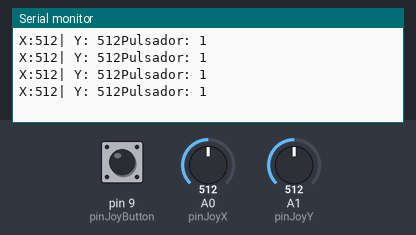
This sketch was run on a simulated Arduino Uno, built with avr-gcc and run on an emulated ATmega328P. On the bench: the last lines printed to the serial monitor. The inputs (shaded band) are chosen by the test bench; at power-on: A0 (pinJoyX) = 512, A1 (pinJoyY) = 512, pin 9 (pinJoyButton) HIGH.

Above: at 1.2 s.
1.3 s: A0 (pinJoyX) set to 716
At 1.73 s:
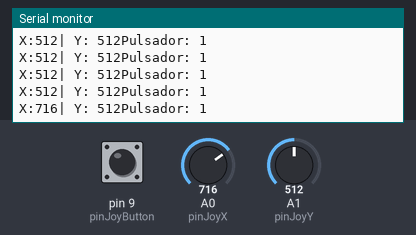
2.8 s: A1 (pinJoyY) set to 716
At 3.14 s:
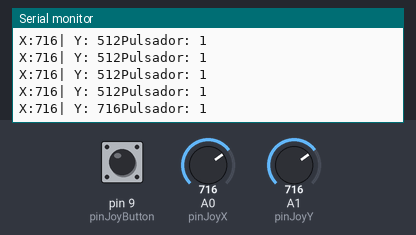
4.3 s: pin 9 (pinJoyButton) pulled LOW for 0.4 s
At 4.54 s:
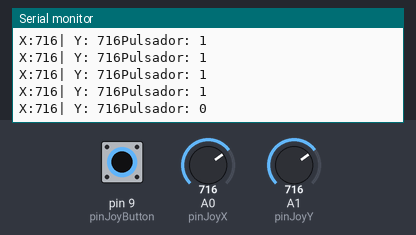
6.2 s: A0 (pinJoyX) set to 1023
At 6.29 s:
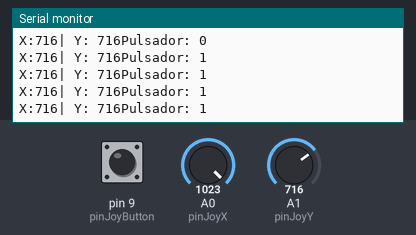
9.2 s: pin 9 (pinJoyButton) pulled LOW for 1 s
At 9.45 s:
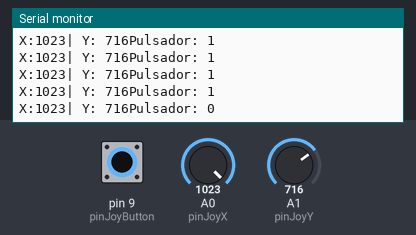
11.7 s: A1 (pinJoyY) set to 900
At 11.91 s:
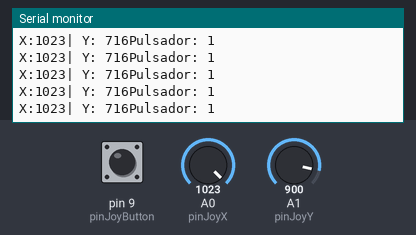
Timing chart, 0 to 14.2 s (numbered marks = the images above; inputs shaded):
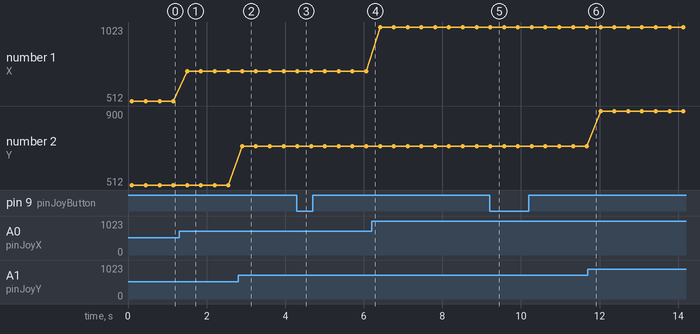

The sketch:

Leer_el_valores_del_joystick_ps3.ino
```cpp
// INCLUIMOS LAS LIBRERÍAS QUE VAMOS A UTILIZAR

// DECLARACIÓN DE VARIABLES
const int pinJoyX = A0;
const int pinJoyY = A1;
const int pinJoyButton = 9;

// INICIALIZACIÓN DEL PROGRAMA (SE EJECUTA SOLO UNA VEZ)
void setup()
{
  Serial.begin(9600);                // inicializamos la comunicación Serie
  pinMode(pinJoyButton, INPUT_PULLUP); // activamos la resistencia pull-up interna
}

// LOOP CENTRAL DEL PROGRAMA (SE EJECUTA CONSTANTEMENTE DE FORMA SECUENCIAL)
void loop()
{
  int Xvalue = 0;
  int Yvalue = 0;
  bool buttonValue = false;

  //leer valores
  Xvalue = analogRead(pinJoyX);
  delay(100);           //es necesaria una pequeña pausa entre lecturas analógicas
  Yvalue = analogRead(pinJoyY);
  buttonValue = digitalRead(pinJoyButton);

  //mostrar valores por serial
  Serial.print("X:" );
  Serial.print(Xvalue);
  Serial.print("| Y: ");
  Serial.print(Yvalue);
  Serial.print("Pulsador: ");
  Serial.println(buttonValue);
  delay(250);
}
```

Measured:
- after the input at 1.3 s, the serial monitor: prints a new line after 0.20 s (image 1)
- after the input at 2.8 s, the serial monitor: prints a new line after 0.11 s (image 2)
- after the input at 4.3 s, the serial monitor: prints a new line at once (image 3)
- after the input at 9.2 s, the serial monitor: prints a new line at once (image 5)
- plotted number 1: 512 → 716 after the input at 1.3 s, 716 → 1023 after the input at 6.2 s
- plotted number 2: 716 → 900 after the input at 11.7 s
